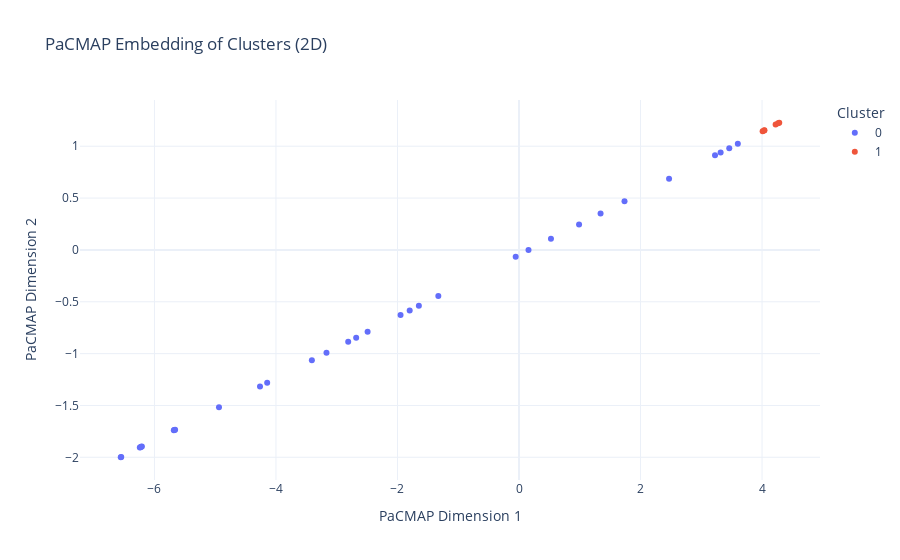

Source (notebook cell):
### Code cell
import numpy as np
import pandas as pd
import geopandas as gpd
import matplotlib.pyplot as plt
from sklearn.cluster import KMeans
from sklearn.preprocessing import StandardScaler
from scipy.spatial.distance import cdist
import pacmap
from sklearn.decomposition import PCA
import plotly.express as px

normalized_data['Cluster'] = best_kmeans.labels_

# Apply PaCMAP for dimensionality reduction
pacmap_reducer = pacmap.PaCMAP(n_components=2, random_state=42)
embedding_2d = pacmap_reducer.fit_transform(normalized_values)

# Plot 2D embeddings
plt.figure(figsize=(12, 8))
for cluster_label in np.unique(best_kmeans.labels_):
    cluster_points = embedding_2d[best_kmeans.labels_ == cluster_label]
    plt.scatter(cluster_points[:, 0], cluster_points[:, 1], label=f"Cluster {cluster_label}")

for i, county_name in enumerate(county_names):
    plt.text(embedding_2d[i, 0], embedding_2d[i, 1], county_name, fontsize=8, alpha=0.7)

plt.title("PaCMAP Embedding of Clusters (2D)", fontsize=15)
plt.xlabel("PaCMAP Dimension 1")
plt.ylabel("PaCMAP Dimension 2")
plt.legend()
plt.grid(True)
plt.show()

interactive_df = pd.DataFrame({
    'PaCMAP Dimension 1': embedding_2d[:, 0],
    'PaCMAP Dimension 2': embedding_2d[:, 1],
    'Cluster': best_kmeans.labels_,
    'County Name': county_names
})

interactive_df['Cluster'] = interactive_df['Cluster'].astype(str)

# Create an interactive scatter plot using Plotly
fig = px.scatter(
    interactive_df,
    x='PaCMAP Dimension 1',
    y='PaCMAP Dimension 2',
    color='Cluster',  # Clusters as discrete categories
    hover_data=['County Name'],
    title='PaCMAP Embedding of Clusters (2D)'
)

# Update layout to make the plot cleaner and remove colorbar gradient
fig.update_layout(
    xaxis_title="PaCMAP Dimension 1",
    yaxis_title="PaCMAP Dimension 2",
    legend_title="Cluster",
    template="plotly_white",
    coloraxis_showscale=False  # Disable the color scale
)

# Show the interactive plot
fig.show()

### Figure 1 — Plotly figure (JSON) as saved in the notebook; plotly's stock layout.template omitted (floating-point values rounded to 4 significant figures)
{"data": [{"customdata": [["Alexander"], ["Alleghany"], ["Ashe"], ["Burke"], ["Cabarrus"], ["Caldwell"], ["Catawba"], ["Cherokee"], ["Clay"], ["Cleveland"], ["Forsyth"], ["Gaston"], ["Graham"], ["Iredell"], ["Jackson"], ["Lee"], ["Lincoln"], ["Macon"], ["Madison"], ["McDowell"], ["Mitchell"], ["Nash"], ["Polk"], ["Rowan"], ["Rutherford"], ["Stanly"], ["Surry"], ["Union"], ["Watauga"], ["Wilkes"], ["Yadkin"], ["Yancey"]], "hovertemplate": "Cluster=0<br>PaCMAP Dimension 1=%{x}<br>PaCMAP Dimension 2=%{y}<br>County Name=%{customdata[0]}<extra></extra>", "legendgroup": "0", "marker": {"color": "#636efa", "symbol": "circle"}, "mode": "markers", "name": "0", "orientation": "v", "showlegend": true, "type": "scatter", "x": [-6.207, -4.145, -3.169, 2.47, -4.263, -5.681, -1.328, -2.811, -5.672, 1.736, 0.5259, -3.409, -2.68, -1.95, 3.226, -6.218, -6.24, 3.46, 0.1563, 1.343, -6.23, -6.547, -1.799, -5.66, -0.05449, -2.492, 0.9882, -4.938, 3.602, -1.648, -6.555, 3.318], "xaxis": "x", "y": [-1.896, -1.282, -0.9916, 0.6867, -1.317, -1.739, -0.4435, -0.8851, -1.737, 0.4685, 0.1082, -1.063, -0.8461, -0.6287, 0.9119, -1.899, -1.906, 0.9817, -0.001859, 0.3513, -1.903, -1.997, -0.5839, -1.733, -0.06459, -0.7901, 0.2458, -1.518, 1.024, -0.5389, -1.999, 0.9393], "yaxis": "y"}, {"customdata": [["Avery"], ["Buncombe"], ["Haywood"], ["Henderson"], ["Swain"], ["Transylvania"]], "hovertemplate": "Cluster=1<br>PaCMAP Dimension 1=%{x}<br>PaCMAP Dimension 2=%{y}<br>County Name=%{customdata[0]}<extra></extra>", "legendgroup": "1", "marker": {"color": "#EF553B", "symbol": "circle"}, "mode": "markers", "name": "1", "orientation": "v", "showlegend": true, "type": "scatter", "x": [4.01, 4.283, 4.039, 4.223, 4.034, 4.263], "xaxis": "x", "y": [1.145, 1.227, 1.154, 1.209, 1.152, 1.221], "yaxis": "y"}], "layout": {"coloraxis": {"showscale": false}, "legend": {"title": {"text": "Cluster"}, "tracegroupgap": 0}, "title": {"text": "PaCMAP Embedding of Clusters (2D)"}, "xaxis": {"anchor": "y", "domain": [0, 1], "title": {"text": "PaCMAP Dimension 1"}}, "yaxis": {"anchor": "x", "domain": [0, 1], "title": {"text": "PaCMAP Dimension 2"}}}}
